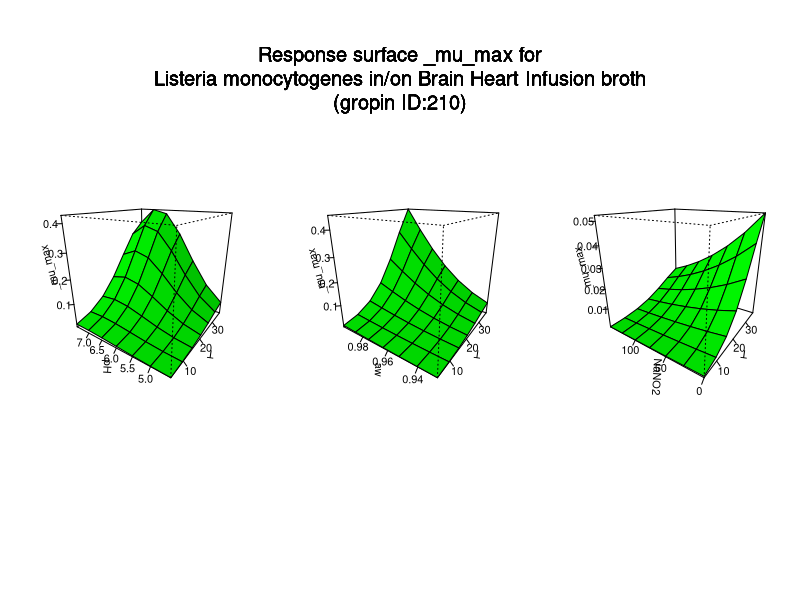

Write the R code that produced this figure.
#############################
# start of Parameter script
#############################
T <- seq(4.004,36.963036963037,length.out=7)
pH <- seq(4.5045,7.49250749250749,length.out=7)
aw <- seq(0.928928,0.998001998001998,length.out=7)
NaNO2 <- seq(0,149.85014985015,length.out=7)
#############################
# end of Parameter script
#############################
############################# 
# start of Model script Gropin ID 210 
#############################
 
# constant coefficients for this model
 
variables <- data.frame(T,pH,aw,NaNO2)
argumentsPar <- unique.data.frame(expand.grid(variables))
 
# heart of the model
response_surface <- function(T,pH,aw,NaNO2) {
   mumax <-log(2)/exp(227.007-0.2721*T-377.389*aw-8.6224*pH+0.0303*NaNO2+0.00787*T*pH+3.2923*aw*pH-0.0117*aw*NaNO2-0.00249*pH*NaNO2+0.00273*(T^2)+171.9852*(aw^2)+0.3853*(pH^2))

	return(mumax=mumax)
} 

# output parameters
responseSurface <- cbind(argumentsPar,response_surface(argumentsPar['T'],argumentsPar['pH'],argumentsPar['aw'],argumentsPar['NaNO2']))
colnames(responseSurface) <- c(colnames(argumentsPar),'mumax')
#############################
# End of Model script
#############################
############################# 
# start of Visualisation script Gropin ID 210 
#############################
titleText <-'Response surface _mu_max for
Listeria monocytogenes in/on Brain Heart Infusion broth
(gropin ID:210)'
argPar1 <- unique.data.frame(expand.grid(T,pH))
argPar2 <- unique.data.frame(expand.grid(T,aw))
argPar3 <- unique.data.frame(expand.grid(T,NaNO2))
z1 <- matrix(unlist(response_surface(T = argPar1[1],pH = argPar1[2],aw = aw[1],NaNO2 = NaNO2[1])),nrow=7)
z2 <- matrix(unlist(response_surface(T = argPar2[1],aw = argPar2[2],pH = pH[1],NaNO2 = NaNO2[1])),nrow=7)
z3 <- matrix(unlist(response_surface(T = argPar3[1],NaNO2 = argPar3[2],pH = pH[1],aw = aw[1])),nrow=7)
# adding precaution if response surface is zero
myZLim1 <- range(z1)
if(myZLim1[1] == myZLim1[2]) myZLim1[2] <- myZLim1[2]+1
myZLim2 <- range(z2)
if(myZLim2[1] == myZLim2[2]) myZLim2[2] <- myZLim2[2]+1
myZLim3 <- range(z3)
if(myZLim3[1] == myZLim3[2]) myZLim3[2] <- myZLim3[2]+1
if(length(T)>1 & length(pH)>1 & length(aw)>1 & length(NaNO2)>1) {
	par(mfrow = c(1,3))
	persp(T,pH,z1,col = 'green',xlab='T',ylab='pH',zlab='_mu_max',zlim=myZLim1,theta=305,phi=20,shade=0.25,ticktype = 'detailed')
	persp(T,aw,z2,col = 'green',xlab='T',ylab='aw',zlab='_mu_max',zlim=myZLim2,theta=305,phi=20,shade=0.25,ticktype = 'detailed')
	persp(T,NaNO2,z3,col = 'green',xlab='T',ylab='NaNO2',zlab='_mu_max',zlim=myZLim3,theta=305,phi=20,shade=0.25,ticktype = 'detailed')
	mtext(titleText,outer=T,  cex=1.2, line=-8.5, side=3)
} else {
		myPars <- unique.data.frame(expand.grid(T,pH,aw,NaNO2))
		myZ <-matrix(unlist(response_surface(myPars[,1],myPars[,2],myPars[,3],myPars[,4])),nrow=7)
		myZLim <- range(myZ)
if(myZLim[1] == myZLim[2]) myZLim[2] <- myZLim[2]+1
	if(length(aw)==1 & length(NaNO2)==1) {
		persp(T,pH,myZ,col = 'green',xlab='T',ylab='pH',zlab='_mu_max',main=titleText,sub=paste('other variable: aw =',round(aw,digits = 2), 'NaNO2 =',round(NaNO2,digits = 2)),zlim=myZLim,theta=305,phi=20,shade=0.25,ticktype = 'detailed')
	}
	if(length(pH)==1 & length(NaNO2)==1) {
		persp(T,aw,myZ,col = 'green',xlab='T',ylab='aw',zlab='_mu_max',main=titleText,sub=paste('other variable: pH =',round(pH,digits = 2), 'NaNO2 =',round(NaNO2,digits = 2)),zlim=myZLim,theta=305,phi=20,shade=0.25,ticktype = 'detailed')
	}
	if(length(pH)==1 & length(aw)==1) {
		persp(T,NaNO2,myZ,col = 'green',xlab='T',ylab='NaNO2',zlab='_mu_max',main=titleText,sub=paste('other variable: pH =',round(pH,digits = 2), 'aw =',round(aw,digits = 2)),zlim=myZLim,theta=305,phi=20,shade=0.25,ticktype = 'detailed')
	}
	if(length(T)==1 & length(NaNO2)==1) {
		persp(pH,aw,myZ,col = 'green',xlab='pH',ylab='aw',zlab='_mu_max',main=titleText,sub=paste('other variable: T =',round(T,digits = 2), 'NaNO2 =',round(NaNO2,digits = 2)),zlim=myZLim,theta=305,phi=20,shade=0.25,ticktype = 'detailed')
	}
	if(length(T)==1 & length(aw)==1) {
		persp(pH,NaNO2,myZ,col = 'green',xlab='pH',ylab='NaNO2',zlab='_mu_max',main=titleText,sub=paste('other variable: T =',round(T,digits = 2), 'aw =',round(aw,digits = 2)),zlim=myZLim,theta=305,phi=20,shade=0.25,ticktype = 'detailed')
	}
	if(length(T)==1 & length(pH)==1) {
		persp(aw,NaNO2,myZ,col = 'green',xlab='aw',ylab='NaNO2',zlab='_mu_max',main=titleText,sub=paste('other variable: T =',round(T,digits = 2), 'pH =',round(pH,digits = 2)),zlim=myZLim,theta=305,phi=20,shade=0.25,ticktype = 'detailed')
	}
}
#############################
# End of Visualisation script
#############################
